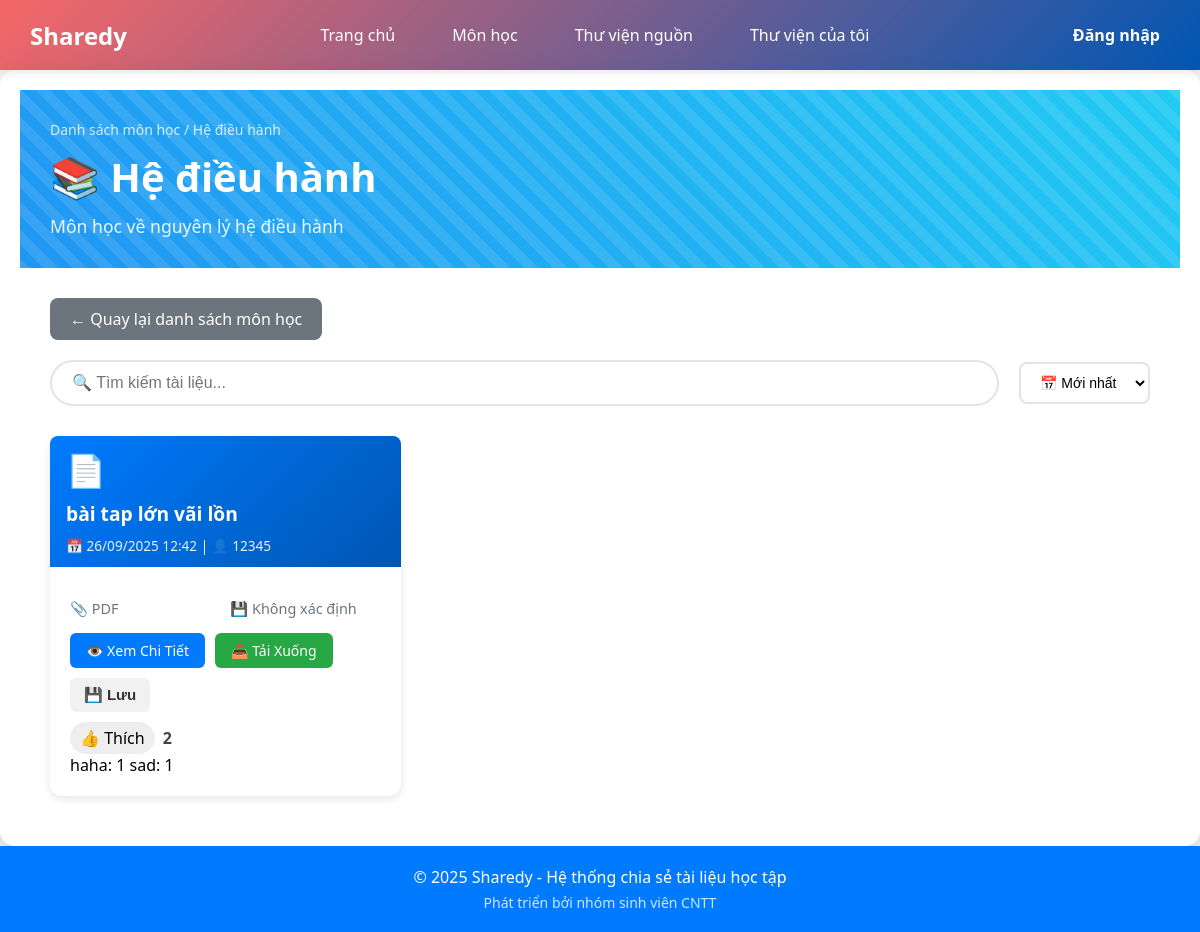
The page /index.php?page=tailieumon&id_mon_hoc=4 on the database its author committed.
### tables this page shows
CREATE TABLE `mon_hoc` (
  `id` int NOT NULL AUTO_INCREMENT,
  `ten_mon` varchar(100) NOT NULL,
  `mo_ta` text,
  PRIMARY KEY (`id`)
);

CREATE TABLE `bai_chia_se` (
  `id` int NOT NULL AUTO_INCREMENT,
  `loai` enum('tai_lieu','bai_viet') NOT NULL,
  `tieu_de` varchar(200) NOT NULL,
  `mo_ta` text,
  `file_upload` varchar(255) DEFAULT NULL,
  `link_host` varchar(255) DEFAULT NULL,
  `link_source` varchar(255) DEFAULT NULL,
  `cong_nghe` varchar(255) DEFAULT NULL,
  `id_mon_hoc` int DEFAULT NULL,
  `id_danh_muc` int DEFAULT NULL,
  `id_nguoi_dung` int NOT NULL,
  `ngay_tao` timestamp NOT NULL DEFAULT CURRENT_TIMESTAMP,
  `ngay_cap_nhat` timestamp NULL DEFAULT NULL,
  `tom_tat` text,
  `tong_reaction` int DEFAULT '0',
  PRIMARY KEY (`id`),
  KEY `id_mon_hoc` (`id_mon_hoc`) /*!80000 INVISIBLE */,
  KEY `id_danh_muc` (`id_danh_muc`),
  KEY `bai_chia_se_ibfk_3` (`id_nguoi_dung`),
  CONSTRAINT `bai_chia_se_ibfk_1` FOREIGN KEY (`id_mon_hoc`) REFERENCES `mon_hoc` (`id`),
  CONSTRAINT `bai_chia_se_ibfk_2` FOREIGN KEY (`id_danh_muc`) REFERENCES `danh_muc` (`id`),
  CONSTRAINT `bai_chia_se_ibfk_3` FOREIGN KEY (`id_nguoi_dung`) REFERENCES `nguoi_dung` (`id`)
);

CREATE TABLE `nguoi_dung` (
  `id` int NOT NULL AUTO_INCREMENT,
  `ten_dang_nhap` varchar(50) NOT NULL,
  `email` varchar(100) NOT NULL,
  `mat_khau` varchar(255) NOT NULL,
  `remember_token` varchar(64) DEFAULT NULL,
  `ho_ten` varchar(100) DEFAULT NULL,
  `vai_tro` enum('quan_tri_vien','nguoi_dung','khach') DEFAULT 'khach',
  `ngay_tao` timestamp NULL DEFAULT CURRENT_TIMESTAMP,
  `ngay_cap_nhat` timestamp NULL DEFAULT CURRENT_TIMESTAMP ON UPDATE CURRENT_TIMESTAMP,
  `trang_thai` enum('hoạt_dong','khoa') DEFAULT NULL,
  `ma_xac_minh` varchar(6) DEFAULT NULL,
  `da_xac_minh` tinyint(1) DEFAULT '0',
  PRIMARY KEY (`id`),
  UNIQUE KEY `ten_dang_nhap` (`ten_dang_nhap`),
  UNIQUE KEY `email` (`email`)
);

### config/ketNoiDB.php (called while the page is built, shortened)
<?php
function lam_sach_chuoi($chuoi)
{
    return htmlspecialchars(trim($chuoi), ENT_QUOTES, 'UTF-8');
}
function dinh_dang_ngay($ngay)
{
    return date('d/m/Y H:i', strtotime($ngay));
}
function lay_tong_reaction($pdo, $id_bai)
{
    $sql = "SELECT COUNT(*) as tong FROM reaction WHERE id_bai_chia_se = ?";
    $stmt = $pdo->prepare($sql);
    $stmt->execute([$id_bai]);
    $row = $stmt->fetch();
    return $row ? $row['tong'] : 0;
}
function lay_chi_tiet_reaction($pdo, $id_bai)
{
    $sql = "SELECT loai_cam_xuc, COUNT(*) as so_luong
            FROM reaction
            WHERE id_bai_chia_se = ?
            GROUP BY loai_cam_xuc";
    $stmt = $pdo->prepare($sql);
    $stmt->execute([$id_bai]);
    $rows = $stmt->fetchAll();
    $ketqua = [
        'like' => 0,
        'love' => 0,
        'care' => 0,
        'haha' => 0,
        'wow' => 0,
        'sad' => 0,
        'angry' => 0
    ];
    foreach ($rows as $row) {
        $ketqua[$row['loai_cam_xuc']] = $row['so_luong'];
    }
    return $ketqua;
}

### src/Views/taiLieuMon.php (the view, shortened to what this page needs)
<?php
include __DIR__ . '/../../config/ketNoiDB.php';
$id_mon_hoc = isset($_GET['id_mon_hoc']) ? (int)$_GET['id_mon_hoc'] : 0;
try {
    $sql_mon_hoc = "SELECT * FROM mon_hoc WHERE id = :id_mon_hoc";
    $stmt_mon_hoc = $pdo->prepare($sql_mon_hoc);
    $stmt_mon_hoc->execute([':id_mon_hoc' => $id_mon_hoc]);
    $thong_tin_mon_hoc = $stmt_mon_hoc->fetch();
} catch (PDOException $e) {
    die("Lỗi truy vấn: " . $e->getMessage());
}
try {
    $sql_tai_lieu = "SELECT bcs.*, nd.ho_ten as ten_nguoi_dang
                     FROM bai_chia_se bcs
                     LEFT JOIN nguoi_dung nd ON bcs.id_nguoi_dung = nd.id
                     WHERE bcs.id_mon_hoc = :id_mon_hoc AND bcs.loai = 'tai_lieu'
                     ORDER BY bcs.ngay_tao DESC";
    $stmt_tai_lieu = $pdo->prepare($sql_tai_lieu);
    $stmt_tai_lieu->execute([':id_mon_hoc' => $id_mon_hoc]);
    $danh_sach_tai_lieu = $stmt_tai_lieu->fetchAll();
} catch (PDOException $e) {
    $danh_sach_tai_lieu = array();
    $loi = "Không thể tải danh sách tài liệu: " . $e->getMessage();
}
function lay_icon_file($duong_dan_file)
{
    $duoi_file = strtolower(pathinfo($duong_dan_file, PATHINFO_EXTENSION));
    switch ($duoi_file) {
        case 'pdf':
            return '📄';
    }
}
function tinh_kich_thuoc_file($duong_dan_file)
{
    return 'Không xác định';
}
?>
<!DOCTYPE html>
<html lang="vi">
<head>
</head>
<body>
    <div class="container">
        <div class="header">
            <div class="header-content">
                <div class="breadcrumb">
                    <a href="index.php?page=monhoc">Danh sách môn học</a> /
                    <?php echo lam_sach_chuoi($thong_tin_mon_hoc['ten_mon']); ?>
                </div>
                <h1>📚 <?php echo lam_sach_chuoi($thong_tin_mon_hoc['ten_mon']); ?></h1>
                <p>
                    <?php
                    if (!empty($thong_tin_mon_hoc['mo_ta'])) {
                        echo lam_sach_chuoi($thong_tin_mon_hoc['mo_ta']);
                    } else {
                        echo "Khám phá các tài liệu học tập chất lượng cao";
                    }
                    ?>
                </p>
            </div>
        </div>
        <div class="content">
            <a href="index.php?page=monhoc" class="back-btn">
                ← Quay lại danh sách môn học
            </a>
            <?php if (empty($danh_sach_tai_lieu)): ?>
                <div class="empty-state">
                    <h3>📭 Chưa có tài liệu nào</h3>
                    <p>Môn học này chưa có tài liệu nào được upload.</p>
                    <a href="index.php?page=upload" class="btn btn-primary">
                        ➕ Upload Tài Liệu Đầu Tiên
                    </a>
                </div>
            <?php else: ?>
                <div class="search-sort-container">
                    <input type="text"
                        class="search-box"
                        id="search-input"
                        placeholder="🔍 Tìm kiếm tài liệu...">
                    <select class="sort-select" id="sort-select" onchange="sap_xep_tai_lieu()">
                        <option value="moi-nhat">📅 Mới nhất</option>
                    </select>
                </div>
                <div class="tai-lieu-grid" id="tai-lieu-container">
                    <?php foreach ($danh_sach_tai_lieu as $tai_lieu): ?>
                        <div class="tai-lieu-card"
                            data-title="<?php echo strtolower(lam_sach_chuoi($tai_lieu['tieu_de'])); ?>"
                            data-date="<?php echo $tai_lieu['ngay_tao']; ?>">
                            <div class="tai-lieu-header">
                                <span class="file-icon">
                                    <?php echo lay_icon_file($tai_lieu['file_upload']); ?>
                                </span>
                                <div class="tai-lieu-title">
                                    <?php echo lam_sach_chuoi($tai_lieu['tieu_de']); ?>
                                </div>
                                <div class="tai-lieu-meta">
                                    📅 <?php echo dinh_dang_ngay($tai_lieu['ngay_tao']); ?>
                                    <?php if (!empty($tai_lieu['ten_nguoi_dang'])): ?>
                                        | 👤 <?php echo lam_sach_chuoi($tai_lieu['ten_nguoi_dang']); ?>
                                    <?php endif; ?>
                                </div>
                            </div>
                            <div class="tai-lieu-body">
                                <div class="tai-lieu-info">
                                    <div class="info-item">
                                        📎 <?php echo strtoupper(pathinfo($tai_lieu['file_upload'], PATHINFO_EXTENSION)); ?>
                                    </div>
                                    <div class="info-item">
                                        💾 <?php echo tinh_kich_thuoc_file($tai_lieu['file_upload']); ?>
                                    </div>
                                </div>
                                <div class="tai-lieu-actions">
                                    <a href="index.php?page=chitiettailieu&id=<?php echo $tai_lieu['id']; ?>"
                                        class="btn btn-primary">
                                        👁️ Xem Chi Tiết
                                    </a>
                                    <a href="<?php echo $tai_lieu['file_upload']; ?>"
                                        class="btn btn-success"
                                        download
                                        target="_blank">
                                        📥 Tải Xuống
                                    </a>
                                    <?php
                                    $sql = "SELECT 1 FROM thu_vien_ca_nhan WHERE id_nguoi_dung = :user AND id_bai_chia_se = :post";
                                    $stmt = $pdo->prepare($sql);
                                    $stmt->execute([
                                        ':user' => $_SESSION['user_id'] ?? 0,
                                        ':post' => $tai_lieu['id']
                                    ]);
                                    $da_luu = $stmt->fetch();
                                    ?>
                                    <button class="btn-save <?php echo $da_luu ? 'saved' : ''; ?>"
                                        onclick="toggleSave(this, <?php echo $tai_lieu['id']; ?>)">
                                        <?php echo $da_luu ? '✅ Đã lưu' : '💾 Lưu'; ?>
                                    </button>
                                </div>
                                <div class="reaction-box" data-id="<?php echo $tai_lieu['id']; ?>">
                                    <div class="like-button">
                                        👍 <span class="like-text">Thích</span>
                                    </div>
                                    <span class="reaction-count">
                                        <?php echo lay_tong_reaction($pdo, $tai_lieu['id']); ?>
                                    </span>
                                </div>
                                <?php
                                $chiTiet = lay_chi_tiet_reaction($pdo, $tai_lieu['id']);
                                ?>
                                <div class="reaction-detail">
                                    <?php foreach ($chiTiet as $loai => $sl): ?>
                                        <?php if ($sl > 0): ?>
                                            <span class="reaction-item">
                                                <?= htmlspecialchars($loai) ?>: <?= $sl ?>
                                            </span>
                                        <?php endif; ?>
                                    <?php endforeach; ?>
                                </div>
                            </div>
                        </div>
                </div>
        </div>
    <?php endforeach; ?>
    </div>
<?php endif; ?>
</body>
</html>

### src/Views/layout.php (style rules this page uses)
* { margin: 0; padding: 0; box-sizing: border-box; }
body { font-family: 'Segoe UI', Tahoma, Geneva, Verdana, sans-serif; background-color: #f4f4f4ff; }
.container { justify-content: center; align-items: center; min-height: calc(100vh - 60px); background-image: url(https://static.tramdoc.vn/image/img.news/0/0/0/8341.jpg?v=1&w=300&h=200&nocache=1); padding: 20px; background-size: cover; background-position: center; background-repeat: no-repeat; }

### src/Views/taiLieuMon.php (style rules this page uses)
* { margin: 0; padding: 0; box-sizing: border-box; }
body { font-family: 'Segoe UI', Tahoma, Geneva, Verdana, sans-serif; background: linear-gradient(135deg, #667eea 0%, #764ba2 100%); min-height: 100vh; }
.container { max-width: 1200px; margin: 0 auto; background: white; border-radius: 15px; box-shadow: 0 10px 30px rgba(0, 0, 0, 0.2); overflow: hidden; }
.header { background: linear-gradient(45deg, #2196F3, #21CBF3); color: white; padding: 30px; position: relative; overflow: hidden; }
.header::before { content: ''; position: absolute; top: -50%; right: -50%; width: 200%; height: 200%; background: repeating-linear-gradient(45deg, transparent, transparent 10px, rgba(255, 255, 255, 0.1) 10px, rgba(255, 255, 255, 0.1) 20px); animation: move 20s linear infinite; }
.header-content { position: relative; z-index: 2; }
.breadcrumb { font-size: 14px; opacity: 0.8; margin-bottom: 10px; }
.breadcrumb a { color: white; text-decoration: none; }
.header h1 { font-size: 2.5em; margin-bottom: 10px; }
.header p { font-size: 1.1em; opacity: 0.9; }
.content { padding: 30px; }
.search-sort-container { display: flex; gap: 20px; margin-bottom: 30px; flex-wrap: wrap; align-items: center; }
.search-box { flex: 1; min-width: 250px; padding: 12px 20px; border: 2px solid #e1e5e9; border-radius: 25px; font-size: 16px; transition: all 0.3s; }
.sort-select { padding: 10px 15px; border: 2px solid #e1e5e9; border-radius: 8px; background: white; cursor: pointer; font-size: 14px; }
.tai-lieu-grid { display: grid; grid-template-columns: repeat(auto-fill, minmax(280px, 1fr)); gap: 24px; margin-top: 20px; }
.tai-lieu-card { background: #fff; border-radius: 12px; box-shadow: 0 3px 8px rgba(0, 0, 0, 0.1); display: flex; flex-direction: column; justify-content: space-between; min-height: 360px; transition: transform 0.2s ease, box-shadow 0.2s ease; }
.tai-lieu-header { background: linear-gradient(135deg, #007bff, #0056b3); color: #fff; padding: 12px 16px; border-radius: 8px 8px 0 0; }
.file-icon { font-size: 2em; margin-bottom: 10px; display: block; }
.tai-lieu-title { font-size: 1.2em; font-weight: 600; margin-bottom: 8px; line-height: 1.4; display: -webkit-box; -webkit-line-clamp: 2; -webkit-box-orient: vertical; overflow: hidden; }
.tai-lieu-meta { font-size: 0.85em; opacity: 0.9; }
.tai-lieu-body { padding: 20px; }
.tai-lieu-info { display: grid; grid-template-columns: 1fr 1fr; gap: 10px; margin-bottom: 15px; font-size: 0.9em; color: #6c757d; }
.info-item { display: flex; align-items: center; gap: 5px; }
.tai-lieu-actions { display: flex; gap: 10px; flex-wrap: wrap; }
.btn { padding: 8px 16px; border: none; border-radius: 6px; text-decoration: none; font-size: 14px; font-weight: 500; transition: all 0.3s; cursor: pointer; display: inline-flex; align-items: center; gap: 5px; }
.btn-primary { background: #007bff; color: white; }
.btn-success { background: #28a745; color: white; }
.reaction-box { display: inline-flex; align-items: center; position: relative; margin-top: 10px; cursor: pointer; }
.like-button { padding: 5px 10px; background: #eee; border-radius: 20px; transition: background 0.2s; }
.reaction-count { margin-left: 8px; font-weight: bold; color: #444; }
.back-btn { background: #6c757d; color: white; padding: 10px 20px; text-decoration: none; border-radius: 8px; display: inline-flex; align-items: center; gap: 8px; font-weight: 500; transition: all 0.3s; margin-bottom: 20px; }
.btn-save { padding: 8px 14px; border: none; border-radius: 6px; font-size: 15px; cursor: pointer; font-weight: bold; background: #f1f1f1; color: #333; transition: all 0.2s ease; }

### rows shown on the page
mon_hoc: ten_mon "Hệ điều hành", mo_ta "Môn học về nguyên lý hệ điều hành"
bai_chia_se: file_upload "📄", tieu_de "bài tap lớn vãi lồn", ngay_tao "26/09/2025 12:42", id_nguoi_dung.ho_ten "12345", file_upload "PDF", file_upload "Không xác định", id "2", loai "haha", sl "1", loai "sad"
